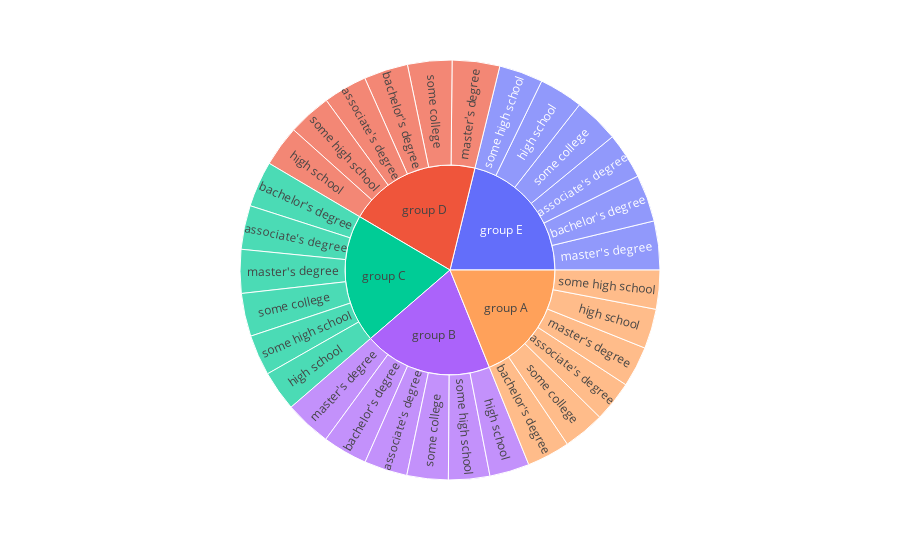

The notebook cell this image was saved under:
### Markdown cell above
> Visualice utilizando [`px.sunburst`](https://plotly.com/python/sunburst-charts/ ) el DataFrame obtenido en esta sección.

### Code cell
fig = px.sunburst(
    prom_ag.reset_index(level=[0,1]),
    path=['race/ethnicity', 'parental level of education'],
    values='GPA',
)
fig.show()

### Figure 1 — Plotly figure (JSON) as saved in the notebook; plotly's stock layout.template omitted (floating-point values rounded to 4 significant figures)
{"data": [{"branchvalues": "total", "domain": {"x": [0, 1], "y": [0, 1]}, "hovertemplate": "labels=%{label}<br>GPA=%{value}<br>parent=%{parent}<br>id=%{id}<extra></extra>", "ids": ["group A/associate's degree", "group B/associate's degree", "group C/associate's degree", "group D/associate's degree", "group E/associate's degree", "group A/bachelor's degree", "group B/bachelor's degree", "group C/bachelor's degree", "group D/bachelor's degree", "group E/bachelor's degree", "group A/high school", "group B/high school", "group C/high school", "group D/high school", "group E/high school", "group A/master's degree", "group B/master's degree", "group C/master's degree", "group D/master's degree", "group E/master's degree", "group A/some college", "group B/some college", "group C/some college", "group D/some college", "group E/some college", "group A/some high school", "group B/some high school", "group C/some high school", "group D/some high school", "group E/some high school", "group A", "group B", "group C", "group D", "group E"], "labels": ["associate's degree", "associate's degree", "associate's degree", "associate's degree", "associate's degree", "bachelor's degree", "bachelor's degree", "bachelor's degree", "bachelor's degree", "bachelor's degree", "high school", "high school", "high school", "high school", "high school", "master's degree", "master's degree", "master's degree", "master's degree", "master's degree", "some college", "some college", "some college", "some college", "some college", "some high school", "some high school", "some high school", "some high school", "some high school", "group A", "group B", "group C", "group D", "group E"], "name": "", "parents": ["group A", "group B", "group C", "group D", "group E", "group A", "group B", "group C", "group D", "group E", "group A", "group B", "group C", "group D", "group E", "group A", "group B", "group C", "group D", "group E", "group A", "group B", "group C", "group D", "group E", "group A", "group B", "group C", "group D", "group E", "", "", "", "", ""], "type": "sunburst", "values": [4.833, 5.079, 5.163, 5.16, 5.438, 5.072, 5.278, 5.394, 5.192, 5.536, 4.677, 4.69, 4.74, 4.809, 5.173, 4.8, 5.49, 5.142, 5.589, 5.745, 4.893, 4.863, 5.068, 5.226, 5.333, 4.592, 4.857, 4.789, 5.117, 5.164, 28.87, 30.26, 30.3, 31.09, 32.39]}], "layout": {"legend": {"tracegroupgap": 0}, "margin": {"t": 60}}}
